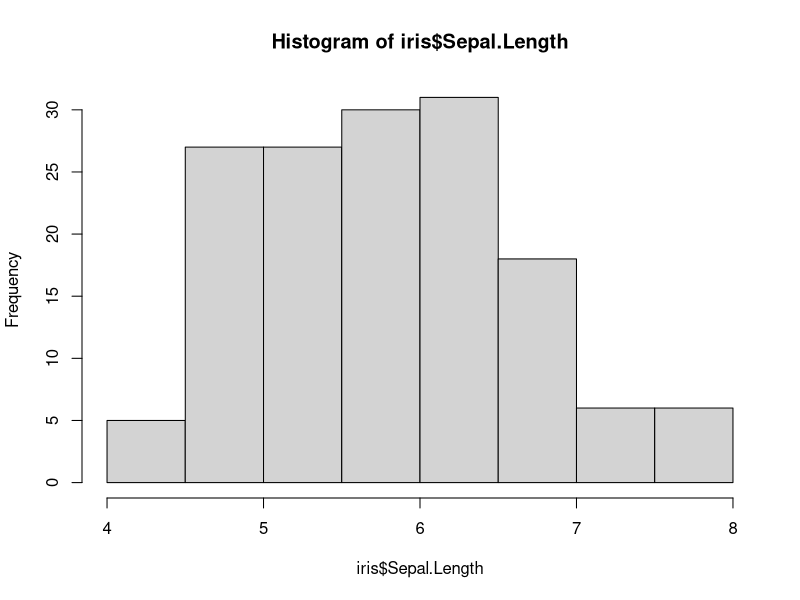
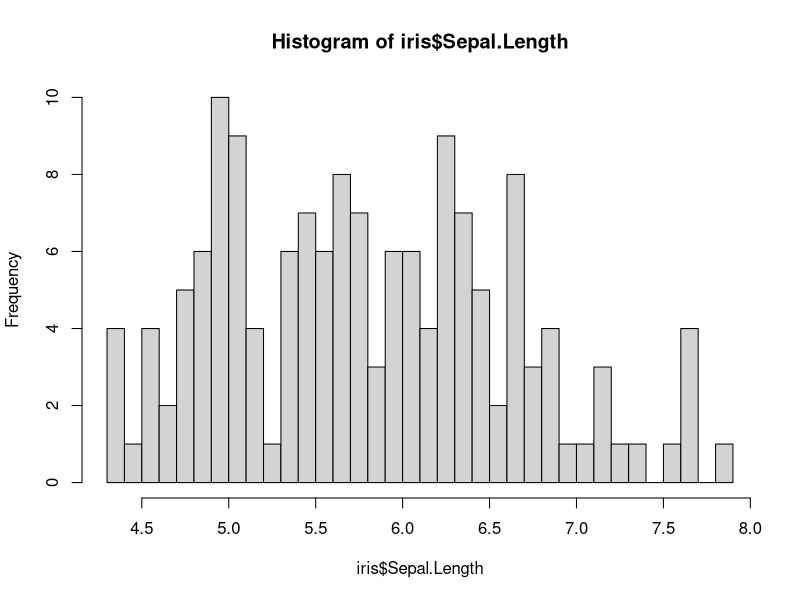
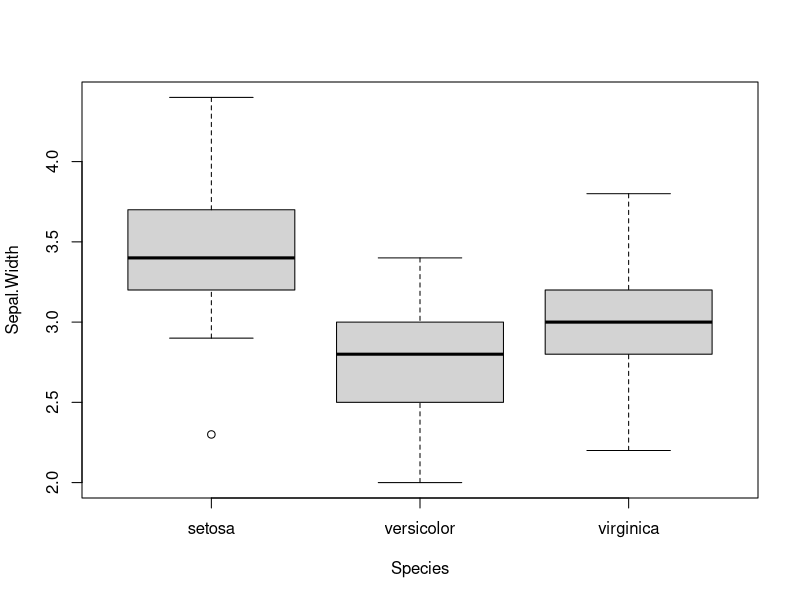
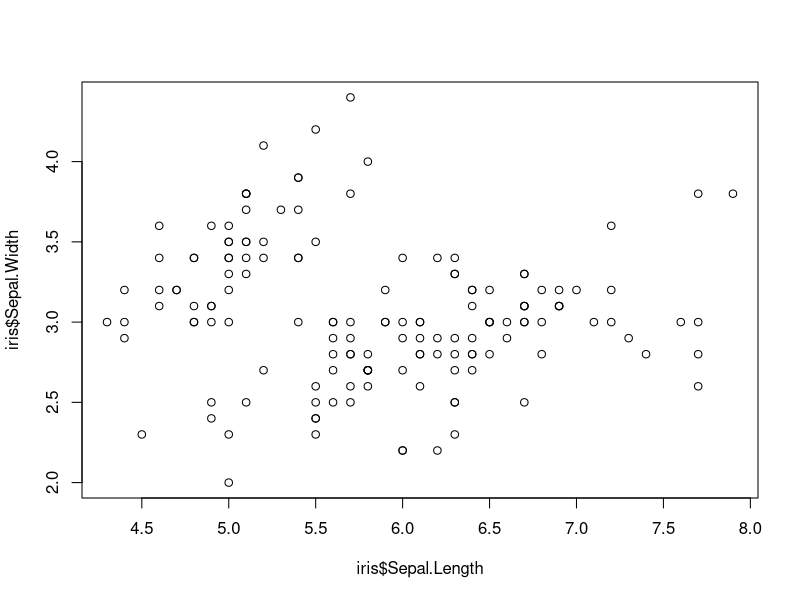
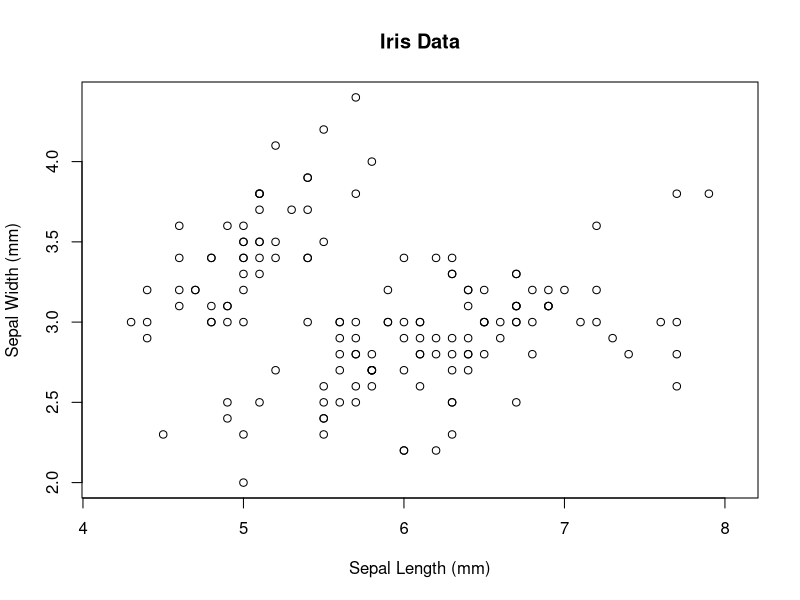
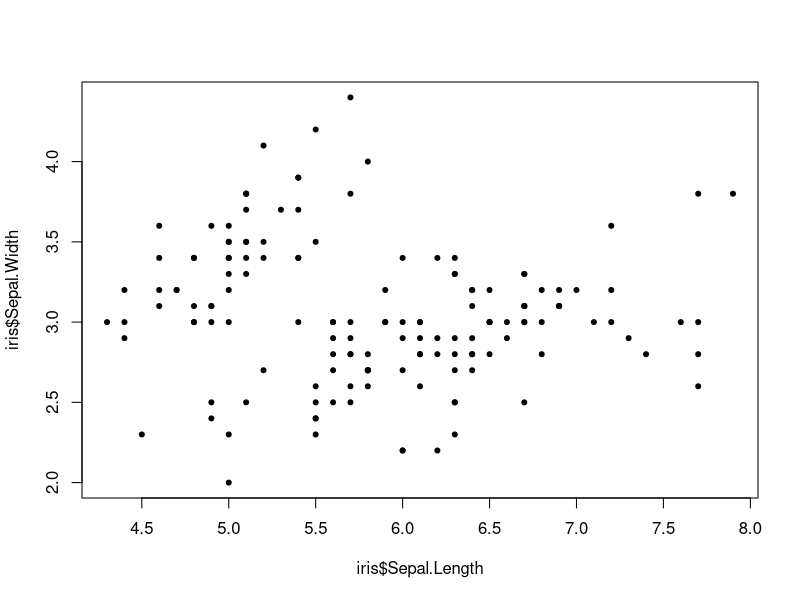
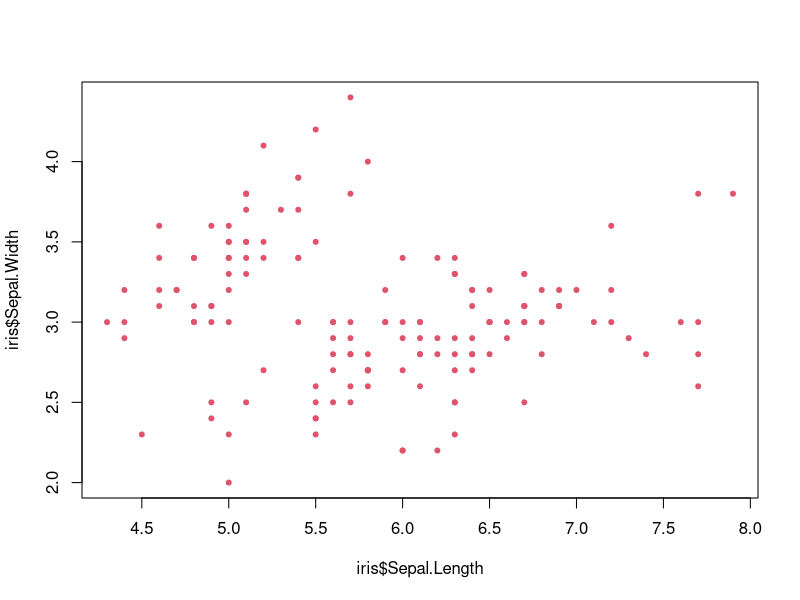
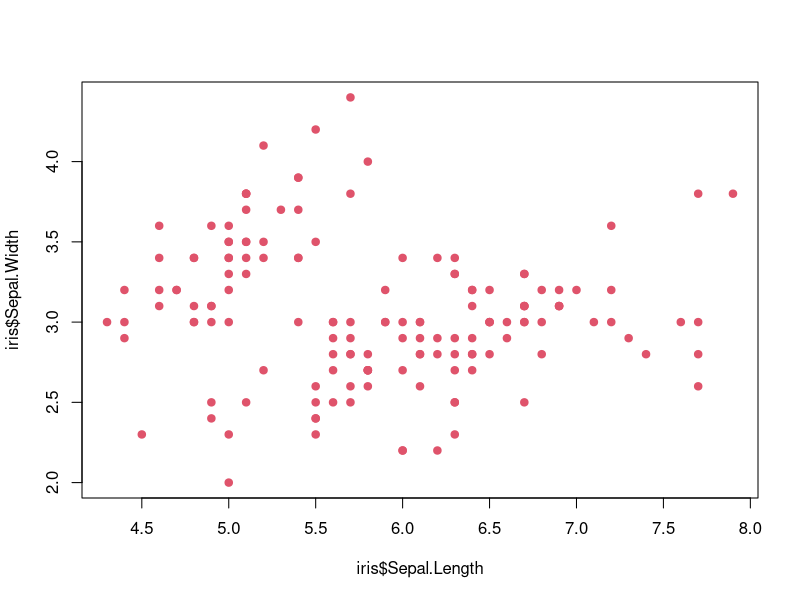

Reproduce these figures in R, in order. (Note: this script raises an error after producing the figures.)
##Second day lecture

?iris


#High level plotting function

#histograms
hist(iris$Sepal.Length)
?hist
hist(iris$Sepal.Length, breaks = 30)

#boxplot
boxplot(Sepal.Width ~ Species, data = iris)

#plot
?plot

plot(x=iris$Sepal.Length, y=iris$Sepal.Width)

plot(x=iris$Sepal.Length, y=iris$Sepal.Width, main = "Iris Data", xlab = "Sepal Length (mm)", ylab = "Sepal Width (mm)", asp = 1) #observe asp == 1 special case.. read help


plot(x=iris$Sepal.Length, y= iris$Sepal.Width, pch = 20)
plot(x=iris$Sepal.Length, y= iris$Sepal.Width, pch = 20, col = 2)
plot(x=iris$Sepal.Length, y= iris$Sepal.Width, pch = 20, col = 2, cex = 1.5) #cex ? character extension 

plot(x=1:25, y=rep(1, 25), pch = 1:25, cex = 2, col = 1:25) #here you can see the default colours in R. 


#Map information of your data in parameter
plot(x= iris$Sepal.Length, y=iris$Sepal.Width, col = iris$Species)
legend('topright', legend = levels(iris$Species), pch=20, col=1:3)

abline(h=3)
abline(v = 6, col = "pink", lty=4, lwd = 5)
text(x= 6.5, y=4, labels="hello")
points(x=4.5, y=4, col="blue")

#Anther interesting function
pairs(iris[, -5])
pairs(iris[, -5], col = iris$Species)
pairs(iris)


#How tosave a plot outside
?png
getwd()
setwd('./data')
png(filename='my_plot.png', width = 500, height = 500)
pair(iris[, -5])
dev.off()


#Hypothesis Testing 
##Hypothesis - Tests Approach
# Step 1 Declare model by which data were generate (e.g. population is normally distributed, large sample size and (signma) not known)

#Step 2 Define null hypothesis H0* and alternative hypothesis HA**
#           *   The statement being tested in a test of [statistical] significance. Test the strength of the evidence against the null hypothesis.
#           **  The statement that is hoped or expected to be true instead of the null hypothesis.

#Step 3 Choose the level of significance (alpha)

#Step 4: Determine critical values for the level of significance (alpha) and degrees of freedom df = (n - 1)

#Step 5: Defne and calculate test statistic, e.g. one-sample test t= (xbar - mu0)/(sx / sqrt(n))

#Step 6: Compare the test statistic to the critical values and make decision: reject or fail to reject H0



#Hypothesis
testdata <- iris[iris$Species != "setosa", c("Sepal.Length", "Species")]
str(testdata)
testdata$Species <- droplevels(testdata$Species)
str(testdata)

#T-Test
hist(testdata[testdata$Species == "virginica", "Sepal.Length"], breaks = 20)


#Do we have equal variance --- we can find out with boxplot
boxplot(Sepal.Length~ Species, data = testdata)


#Q-Q plot
qqnorm(testdata[testdata$Species == "virginica", "Sepal.Length"])
#to show a linear relationship - qqline
qqline(testdata[testdata$Species == "virginica", "Sepal.Length"])

qqnorm(testdata[testdata$Species != "virginica", "Sepal.Length"])
#to show a linear relationship - qqline
qqline(testdata[testdata$Species != "virginica", "Sepal.Length"])


t.test(Sepal.Length~Species, data = testdata)


#If normalisty is not given - we have the Wilcoxon rank test
boxplot(Sepal.Length ~Species, data = testdata)
wilcox.test(Sepal.Length ~Species, data = testdata)
